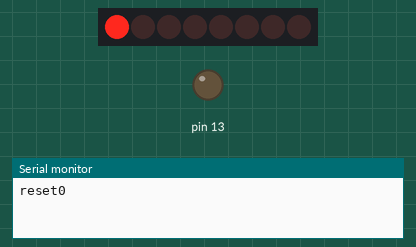
A sketch run on a simulated Arduino Uno, built with avr-gcc and run on an emulated ATmega328P. Parts: 8 shift-register outputs drawn as a row of LEDs (first output left, lit = HIGH), output pins drawn as LEDs (lit = HIGH), the last lines printed to the serial monitor. Wiring (inferred from the names in the program): shift register (74HC595): data pin 11; shift clock pin 12; latch pin 8. Wiring (inferred from the signals the program sends): row of LEDs: on Q0, Q1, Q2, Q3, Q4, Q5, Q6, Q7. Pins used as bus, display or sensor lines are not drawn.

Above: at 0.1 s.
At 4.1 s:
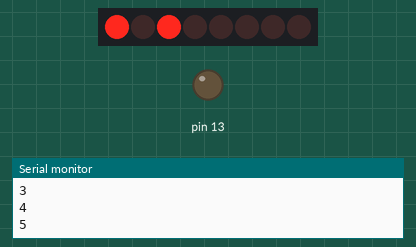
At 9.1 s:
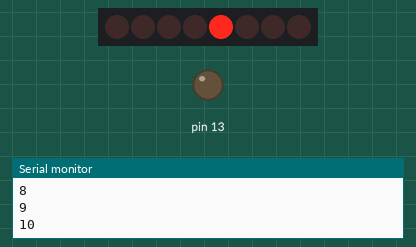
At 19.1 s:
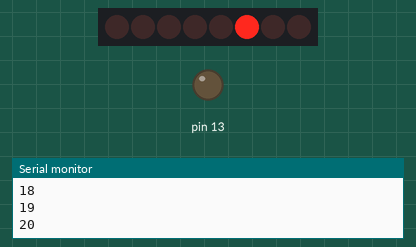
At 29.1 s:
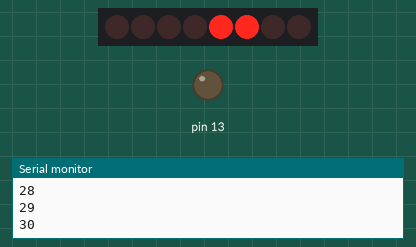
At 39.1 s:
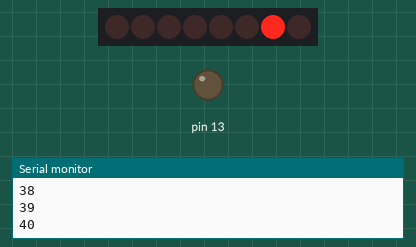
Timing chart, 0 to 40.0 s (numbered marks = the images above):
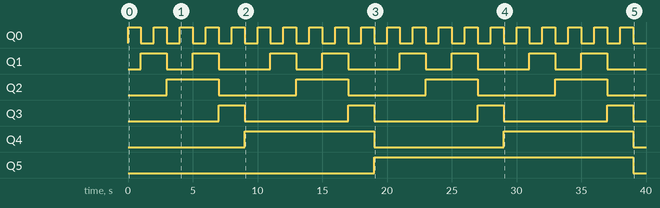

The sketch:

Timer_Interrupt.ino
```cpp
#define pressMinDelay 50
#define pressMaxDelay 750

//Пин подключен к ST_CP входу 74HC595
#define latch_Pin 8
//Пин подключен к SH_CP входу 74HC595
#define clock_Pin 12
//Пин подключен к DS входу 74HC595
#define data_Pin 11

volatile int state = LOW;

volatile long lastPressed = 0;

int i = 0;

void setup(){

  pinMode(latch_Pin, OUTPUT);
  pinMode(data_Pin, OUTPUT);
  pinMode(clock_Pin, OUTPUT);

  pinMode(13, OUTPUT);

  cli();//stop interrupts

  //set timer1 interrupt at 1Hz
  TCCR1A = 0;// set entire TCCR1A register to 0
  TCCR1B = 0;// same for TCCR1B
  TCNT1  = 0;//initialize counter value to 0
  // set compare match register for 1hz increments
  OCR1A = 15624;// = (16*10^6) / (1*1024) - 1 (must be <65536)
  // turn on CTC mode
  TCCR1B |= (1 << WGM12);
  // Set CS12 and CS10 bits for 1024 prescaler
  TCCR1B |= (1 << CS12) | (1 << CS10);
  // enable timer compare interrupt
  TIMSK1 |= (1 << OCIE1A);


  //set digital input 2 as interrupt

  // attachInterrupt(0, button_up_down, CHANGE);

  sei();//allow interrupts
  Serial.begin(9600);
  Serial.println("reset0");
}//end setup

ISR(TIMER1_COMPA_vect){//timer1 interrupt 1Hz
  i++;
  if (i > 59){
    i=0;
  }
  registerWrite(i);
}

void button_up_down(){
      Serial.println("change");
  if (digitalRead(2) == HIGH) button_down();  // you can use direct port read to be faster - http://www.arduino.cc/en/Reference/PortManipulation -
  else button_up();

}

void button_down(){
    Serial.println("down");
  lastPressed = millis();
}

void button_up(){
    Serial.println("up");
  long elapsedMillis = millis() - lastPressed;
      Serial.println(elapsedMillis);
  if ( (elapsedMillis > pressMinDelay && elapsedMillis < pressMaxDelay) || elapsedMillis < 0){ //overflow
    button_press();
    lastPressed = millis();
  }
}

void button_press(){
    Serial.println("press");
  i=0;
  registerWrite(i);
  //DEBUG
  state=!state;
  digitalWrite(13, state);

}

int powInt(int base, byte power){
  int result = 1;
  for (int i=0; i < power; i++){
    result *= base;
  }
  return result;
}

// Этот метод записывает байт в регистр
void registerWrite(int digitToSet) {
  byte convertedDigit = 0;
  //Отключаем вывод на регистре
  digitalWrite(latch_Pin, LOW);
  byte j = 0;
  for (int i = 1; digitToSet / i > 0; i*=10){
    convertedDigit += (digitToSet % (i * 10) / i) << (4 * j);
    j++;
  }
  //for(int i = 0; i < (digitToSet / 10) + 1; i++){
  //  convertedDigit += (digitToSet % powInt(10,i+1) / powInt(10,i)) >> (4 * i);
  //}
  Serial.println(digitToSet);
  // проталкиваем байт в регистр
  shiftOut(data_Pin, clock_Pin, MSBFIRST, convertedDigit);

    // "защелкиваем" регистр, чтобы байт появился на его выходах
  digitalWrite(latch_Pin, HIGH);
}

void loop(){
  //do other things here
}
```

Measured:
- by itself, Q0: alternates HIGH for 1.0 s and LOW for 1.0 s
- by itself, Q1: repeats every 10.0 s: LOW 2.0 s, HIGH 2.0 s, LOW 4.0 s, HIGH 2.0 s
- by itself, Q2: alternates HIGH for 4.0 s and LOW for 6.0 s
- by itself, Q3: alternates HIGH for 2.0 s and LOW for 8.0 s
- by itself, Q4: alternates HIGH for 10.0 s and LOW for 10.0 s
- by itself, Q5: LOW → HIGH at 19.0 s, → LOW 20.0 s later
